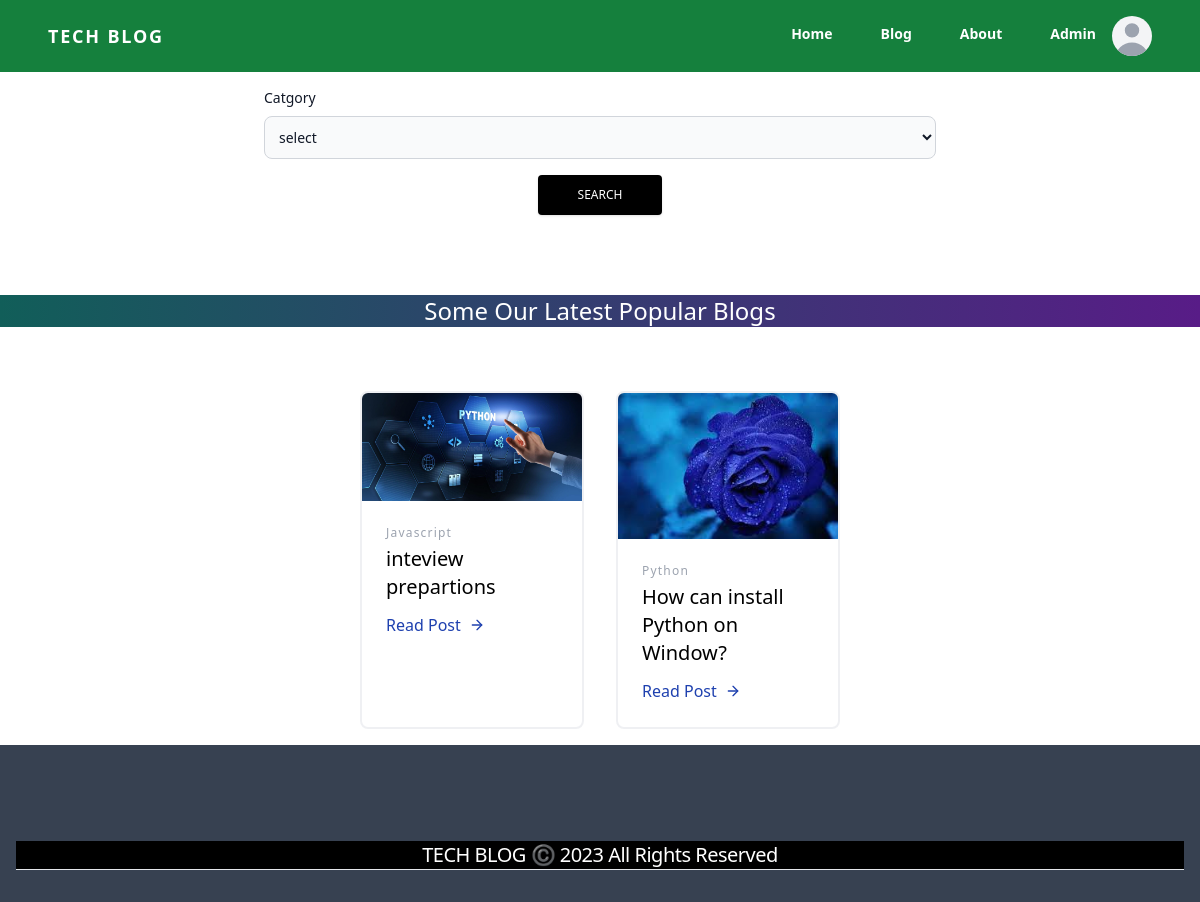
Screenshot of /blog/ with the database file from the repository.
### DecodeApp/models.py (models this page shows, shortened)
class Blog(models.Model):
    image=models.ImageField(upload_to='images/')
    title=models.CharField(max_length=200)
    Catogery=models.CharField(max_length=200)
    description=RichTextUploadingField()
    postedDate=models.DateField(default=date.today())
    good_name=models.CharField(max_length=200)
    view = models.IntegerField(default=0)

### DecodeApp/views.py (the view)
# urls.py: path('blog/',views.blog, name="blog"),
def blog(request):
    data=Blog.objects.all()
    return render(request,'blog.html',{'data':data})

### templates/blog.html (shortened to what this page needs)
{% extends 'base.html' %}
{% load static %}
{% block body %}
<div class="max-w-2xl mx-auto mt-4 ">
<form action="/Searching/" method="POST">
	<label for="countries" class="block mb-2 text-sm font-medium text-gray-900 dark:text-gray-400">Catgory</label>
       <select id="countries" name="category" class="bg-gray-50 border border-gray-300 text-gray-900 text-sm rounded-lg focus:ring-blue-500 focus:border-blue-500 block w-full p-2.5 dark:bg-gray-700 dark:border-gray-600 dark:placeholder-gray-400 dark:text-white dark:focus:ring-blue-500 dark:focus:border-blue-500">
        <option selected>select</option>
    </select>
<button class="text-white bg-black mt-4 block uppercase mx-auto shadow  focus:shadow-outline focus:outline-none text-white text-xs py-3 px-10 rounded">Search</button>
</form>
</div>
  <h2 class="text-2xl text-white text-center mt-20  text-transparent bg-gradient-to-r from-teal-800 via-cyon-300 to-purple-900 mb-4">Some Our Latest Popular Blogs</h2>
  <div class="container mx-auto mt-12">
    <div class="flex flex-wrap justify-center">
     {% if CatData %}
     {% for data in  CatData%}
     <div class="w-full md:w-1/3 lg:w-1/4 p-4">
      <div class="h-full border-2 border-gray-200 border-opacity-60 rounded-lg overflow-hidden">
        <img class="w-full object-cover object-center" src="{{ data.image.url }}" alt="blog">
        <div class="p-6">
          <h2 class="tracking-widest text-xs title-font font-medium text-gray-400 mb-1">{{data.Catogery}}</h2>
       <h1 class="text-xl  mb-3 ">{{ data.title }}</h1>
          <div class=" flex items-center justify-between ">
             <a class="  inline-flex items-center md:mb-2 lg:mb-0 " href="{% url 'readPost' data.id %}">Read Post
              <svg class="w-4 h-4 ml-2" viewBox="0 0 24 24" stroke="currentColor" stroke-width="2" fill="none" stroke-linecap="round" stroke-linejoin="round">
                <path d="M5 12h14"></path>
                <path d="M12 5l7 7-7 7"></path>
              </svg>
            </a>
          </button>
          {% for views in blogdata %}
             <span class="text-gray-400 inline-flex items-center leading-none text-sm">
              <svg class="w-4 h-4 mr-1" stroke="currentColor" stroke-width="2" fill="none" stroke-linecap="round" stroke-linejoin="round" viewBox="0 0 24 24">
                <path d="M1 12s4-8 11-8 11 8 11 8-4 8-11 8-11-8-11-8z"></path>
                <circle cx="12" cy="12" r="3"></circle>
              </svg>
            </span>
            {% endfor %}
          </div>
        </div>
      </div>
    </div>
{% endfor %}
{% else %}
      {% for i in data %}
        <div class="w-full md:w-1/3 lg:w-1/4 p-4">
          <div class="h-full border-2 border-gray-200 border-opacity-60 rounded-lg overflow-hidden">
            <img class="w-full object-cover object-center" src="{{ i.image.url }}" alt="blog">
            <div class="p-6">
              <h2 class="tracking-widest text-xs title-font font-medium text-gray-400 mb-1">{{i.Catogery}}</h2>
           <h1 class="text-xl  mb-3 ">{{ i.title }}</h1>
              <div class=" flex items-center justify-between ">
            <a class=" inline-flex items-center md:mb-2 lg:mb-0 text-blue-800 " href="{% url 'readPost' i.id %}">Read Post
              <svg class="w-4 h-4 ml-2" viewBox="0 0 24 24" stroke="currentColor" stroke-width="2" fill="none" stroke-linecap="round" stroke-linejoin="round">
                <path d="M5 12h14"></path>
                <path d="M12 5l7 7-7 7"></path>
              </svg>
                </a>
              </div>
            </div>
          </div>
        </div>
      {% endfor %}
      {% endif %}
      </div>
       </div>
       {% endblock body %}

### templates/base.html (shortened to what this page needs)
{% load static %}
<!DOCTYPE html>
<html lang="en">
<head>
    <script src="https://cdn.tailwindcss.com"></script>
</head>
<body>
<div class="w-full text-gray-700 bg-white dark-mode:text-gray-200 dark-mode:bg-gray-800">
  <div x-data="{ open: false }" class="flex flex-col max-w-screen-xl px-4 mx-auto md:items-center md:justify-between md:flex-row md:px-6 lg:px-8  bg-green-700 text-white">
    <div class="p-4 flex flex-row items-center justify-between ">
      <a href="/" class="text-lg font-semibold tracking-widest text-gray-900 uppercase rounded-lg dark-mode:text-white focus:outline-none focus:shadow-outline text-white">TECH BLOG</a>
    </div>
    <nav :class="{'flex': open, 'hidden': !open}" class="flex-col flex-grow pb-4 md:pb-0 hidden md:flex md:justify-end md:flex-row m-4 ">
      <a class="px-4 py-2 mt-2 text-sm font-semibold text-gray-900 rounded-lg  md:mt-0 text-white" href="/">Home</a>
      <a class="px-4 py-2 mt-2 text-sm font-semibold bg-transparent rounded-lg dark-mode:bg-transparent dark-mode:hover:bg-gray-600 dark-mode:focus:bg-gray-600 dark-mode:focus:text-white dark-mode:hover:text-white dark-mode:text-gray-200 md:mt-0 md:ml-4  " href="/blog/">Blog</a>
      <a class="px-4 py-2 mt-2 text-sm font-semibold bg-transparent rounded-lg dark-mode:bg-transparent dark-mode:hover:bg-gray-600 dark-mode:focus:bg-gray-600 dark-mode:focus:text-white dark-mode:hover:text-white dark-mode:text-gray-200 md:mt-0 md:ml-4  " href="/About/">About</a>
      <a class="px-4 py-2 mt-2 text-sm font-semibold bg-transparent rounded-lg dark-mode:bg-transparent dark-mode:hover:bg-gray-600 dark-mode:focus:bg-gray-600 dark-mode:focus:text-white dark-mode:hover:text-white dark-mode:text-gray-200 md:mt-0 md:ml-4 " href="/login/">Admin</a>
      <div class="relative w-10 h-10 overflow-hidden bg-gray-100 rounded-full dark:bg-gray-600">
        <a href="/login/">
        <svg class="absolute w-12 h-12 text-gray-400 -left-1" fill="currentColor" viewBox="0 0 20 20" xmlns="http://www.w3.org/2000/svg"><path fill-rule="evenodd" d="M10 9a3 3 0 100-6 3 3 0 000 6zm-7 9a7 7 0 1114 0H3z" clip-rule="evenodd"></path></svg>
       </a>
      </div>
    </nav>
  </div>
</div>
  {% block body %}
  {% endblock body %}
 <section class=" bg-gray-700">
  <div class="max-w-lg bg-gray-700 px-4 pt-24 py-8 mx-auto text-left md:max-w-none md:text-center">
  <h1 class="text-xl leading-10 tracking-tight text-left text-white text-center sm:leading-none md:text-xl text-xl lg:text-xl">
   <span class="inline md:block bg-black text-white mt-18"> TECH BLOG ©️ 2023 All Rights Reserved</span><span><hr></span>
</div>
</section>
</body>
</html>

### rows the page displays
Blog: image (picture), Catogery "Javascript", title "inteview prepartions"
Blog: image (picture), Catogery "Python", title "How can install Python on Window?"
